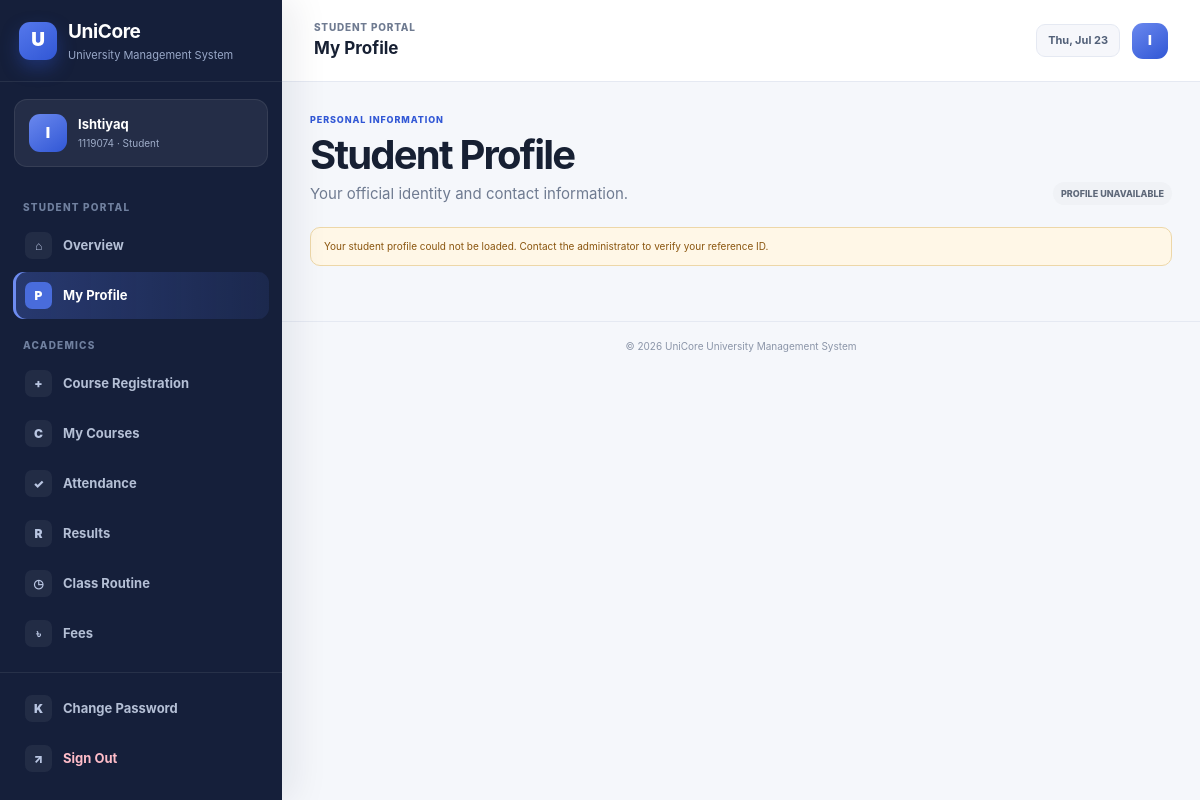
The app's page /student-portal/profile/ (signed in) with its own data.
### accounts/models.py (models this page shows, shortened)
class UserProfile(models.Model):
    ADMIN = "ADMIN"
    STUDENT = "STUDENT"
    TEACHER = "TEACHER"
    ROLE_CHOICES = [
        (ADMIN, "Administrator"),
        (STUDENT, "Student"),
        (TEACHER, "Teacher"),
    ]
    user = models.OneToOneField(
        settings.AUTH_USER_MODEL,
        on_delete=models.CASCADE,
        related_name="ums_profile",
    )
    role = models.CharField(max_length=10, choices=ROLE_CHOICES)
    reference_id = models.CharField(
        max_length=30,
        blank=True,
        help_text="Student ID from MySQL or Teacher ID from PostgreSQL.",
    )
    display_name = models.CharField(max_length=120, blank=True)
    created_at = models.DateTimeField(auto_now_add=True)
    updated_at = models.DateTimeField(auto_now=True)
    class Meta:
        ordering = ["role", "reference_id", "user__username"]
        constraints = [
            models.UniqueConstraint(
                fields=["role", "reference_id"],
                condition=~models.Q(reference_id=""),
                name="unique_role_reference_account",
            )
        ]

### accounts/views.py (the view)
# urls.py: path("student-portal/profile/", views.student_profile, name="student_profile"),
@student_required
def student_profile(request):
    profile, reference, student, database_online, display_name = _student_identity(request.user)
    return render(
        request,
        "accounts/student_profile.html",
        {
            "profile": profile,
            "student": student,
            "database_online": database_online,
            "display_name": display_name,
        },
    )

### accounts/context_processors.py (called while the page is built)
def role_context(request):
    return {
        "ums_role": get_user_role(request.user),
        "ums_profile": get_user_profile(request.user),
    }

### accounts/utils.py (called while the page is built)
def get_user_role(user):
    if not getattr(user, "is_authenticated", False):
        return None
    if user.is_superuser or user.is_staff:
        return UserProfile.ADMIN
    try:
        return user.ums_profile.role
    except UserProfile.DoesNotExist:
        return None

def get_user_profile(user):
    if not getattr(user, "is_authenticated", False):
        return None
    try:
        return user.ums_profile
    except UserProfile.DoesNotExist:
        return None

### accounts/views.py (called while the page is built)
def _student_identity(user):
    profile = get_user_profile(user)
    reference = profile.reference_id
    student = None
    database_online = True
    try:
        student = Student.objects.filter(student_id=reference).first()
        if student is None and str(reference).isdigit():
            student = Student.objects.filter(pk=int(reference)).first()
    except Exception:
        database_online = False
    display_name = student.name if student else (profile.display_name or user.username)
    return profile, reference, student, database_online, display_name

### accounts/templates/accounts/student_profile.html (shortened to what this page needs)
{% extends "base.html" %}
{% block header_title %}My Profile{% endblock %}
{% block content %}
<div class="page-header"><div><span class="eyebrow">Personal Information</span><h1>Student Profile</h1><p>Your official identity and contact information.</p></div><span class="status-pill {% if student.status == 'Active' %}success{% endif %}">{{ student.status|default:"Profile unavailable" }}</span></div>
{% if student %}
<div class="profile-layout">
  <section class="profile-card"><span class="profile-avatar-large">{{ student.name|first|upper }}</span><h2>{{ student.name }}</h2><p>{{ student.reference_code }}</p><span class="soft-badge">{{ student.dept }}</span></section>
  <section class="panel profile-details"><div class="detail-grid"><div><small>Student ID</small><strong>{{ student.reference_code }}</strong></div><div><small>Full Name</small><strong>{{ student.name }}</strong></div><div><small>Department</small><strong>{{ student.dept }}</strong></div><div><small>Current Semester</small><strong>{{ student.semester }}</strong></div><div><small>Gender</small><strong>{{ student.gender|default:"—" }}</strong></div><div><small>Age</small><strong>{{ student.age }}</strong></div><div><small>Email</small><strong>{{ student.email|default:"—" }}</strong></div><div><small>Phone</small><strong>{{ student.phone|default:"—" }}</strong></div><div><small>Admission Date</small><strong>{{ student.admission_date|default:"—" }}</strong></div><div><small>Account Username</small><strong>{{ user.username }}</strong></div><div class="span-2"><small>Address</small><strong>{{ student.address|default:"—" }}</strong></div></div></section>
</div>
{% else %}<div class="alert alert-warning">Your student profile could not be loaded. Contact the administrator to verify your reference ID.</div>{% endif %}
{% endblock %}

### templates/base.html (shortened to what this page needs)
{% load static %}
<!DOCTYPE html>
<html lang="en">
<head>
  <link rel="stylesheet" href="{% static 'ums/css/style.css' %}?v=20260722-ui2">
</head>
<body class="{% if user.is_authenticated %}app-body{% else %}public-body{% endif %}">
{% if user.is_authenticated %}
  {% with current=request.resolver_match.url_name %}
  <div class="app-layout">
    <aside class="sidebar" data-sidebar>
      <div class="sidebar-brand">
        <a href="{% url 'portal_redirect' %}" class="brand-link">
          <span class="brand-symbol">U</span>
          <span><strong>UniCore</strong><small>University Management System</small></span>
        </a>
      </div>
      <div class="sidebar-profile">
        <span class="profile-avatar">{{ ums_profile.display_name|default:user.username|first|upper }}</span>
        <div><strong>{{ ums_profile.display_name|default:user.username }}</strong><small>{% if ums_role == "ADMIN" %}Administrator{% elif ums_role == "STUDENT" %}{{ ums_profile.reference_id }} · Student{% else %}{{ ums_profile.reference_id }} · Teacher{% endif %}</small></div>
      </div>
      <nav class="sidebar-nav" aria-label="Main navigation">
        {% if ums_role == "ADMIN" %}
          <span class="nav-section-label">Overview</span>
          <a class="nav-item {% if current == 'home' %}active{% endif %}" href="{% url 'home' %}"><span class="nav-icon">⌂</span><span>Dashboard</span></a>
          <span class="nav-section-label">Management</span>
          <a class="nav-item {% if current == 'student_list' or current == 'add_student' or current == 'edit_student' %}active{% endif %}" href="{% url 'student_list' %}"><span class="nav-icon">S</span><span>Students</span></a>
          <a class="nav-item {% if current == 'teacher_list' or current == 'add_teacher' or current == 'edit_teacher' %}active{% endif %}" href="{% url 'teacher_list' %}"><span class="nav-icon">T</span><span>Teachers</span></a>
          <a class="nav-item {% if current == 'academic_dashboard' or current == 'department_list' or current == 'course_list' or current == 'enrollment_list' or current == 'assignment_list' or current == 'attendance_list' or current == 'result_list' or current == 'fee_list' or current == 'routine_list' or current == 'notice_list' %}active{% endif %}" href="{% url 'academic_dashboard' %}"><span class="nav-icon">A</span><span>Academic</span></a>
          <a class="nav-item {% if current == 'library_list' or current == 'issue_list' %}active{% endif %}" href="{% url 'library_list' %}"><span class="nav-icon">L</span><span>Library</span></a>
          <a class="nav-item {% if current == 'bus_card_list' or current == 'bus_card_review' %}active{% endif %}" href="{% url 'bus_card_list' %}"><span class="nav-icon">B</span><span>Bus Cards</span></a>
          <a class="nav-item {% if current == 'account_list' or current == 'account_create' %}active{% endif %}" href="{% url 'account_list' %}"><span class="nav-icon">U</span><span>User Accounts</span></a>
          {% if user.is_staff %}<a class="nav-item" href="{% url 'admin:index' %}"><span class="nav-icon">⚙</span><span>System Admin</span></a>{% endif %}
        {% elif ums_role == "STUDENT" %}
          <span class="nav-section-label">Student Portal</span>
          <a class="nav-item {% if current == 'student_portal' %}active{% endif %}" href="{% url 'student_portal' %}"><span class="nav-icon">⌂</span><span>Overview</span></a>
          <a class="nav-item {% if current == 'student_profile' %}active{% endif %}" href="{% url 'student_profile' %}"><span class="nav-icon">P</span><span>My Profile</span></a>
          <span class="nav-section-label">Academics</span>
          <a class="nav-item {% if current == 'student_course_registration' %}active{% endif %}" href="{% url 'student_course_registration' %}"><span class="nav-icon">+</span><span>Course Registration</span></a>
          <a class="nav-item {% if current == 'student_courses' %}active{% endif %}" href="{% url 'student_courses' %}"><span class="nav-icon">C</span><span>My Courses</span></a>
          <a class="nav-item {% if current == 'student_attendance_summary' %}active{% endif %}" href="{% url 'student_attendance_summary' %}"><span class="nav-icon">✓</span><span>Attendance</span></a>
          <a class="nav-item {% if current == 'student_results' %}active{% endif %}" href="{% url 'student_results' %}"><span class="nav-icon">R</span><span>Results</span></a>
          <a class="nav-item {% if current == 'student_routine' %}active{% endif %}" href="{% url 'student_routine' %}"><span class="nav-icon">◷</span><span>Class Routine</span></a>
          <a class="nav-item {% if current == 'student_fees' %}active{% endif %}" href="{% url 'student_fees' %}"><span class="nav-icon">৳</span><span>Fees</span></a>
        {% endif %}
      </nav>
      <div class="sidebar-footer">
        <a class="nav-item {% if current == 'change_password' %}active{% endif %}" href="{% url 'change_password' %}"><span class="nav-icon">K</span><span>Change Password</span></a>
        <form method="post" action="{% url 'logout' %}">{% csrf_token %}<button class="nav-item logout-item" type="submit"><span class="nav-icon">↗</span><span>Sign Out</span></button></form>
      </div>
    </aside>
    <div class="app-main">
      <header class="app-header">
        <div class="header-left">
          <div><span class="header-kicker">{% if ums_role == 'ADMIN' %}Administration{% elif ums_role == 'STUDENT' %}Student Portal{% else %}Faculty Portal{% endif %}</span><strong>{% block header_title %}University Management System{% endblock %}</strong></div>
        </div>
        <div class="header-actions"><span class="date-chip">{% now "D, M d" %}</span><span class="header-avatar">{{ ums_profile.display_name|default:user.username|first|upper }}</span></div>
      </header>
      <main class="app-content">
        {% block content %}{% endblock %}
      </main>
      <footer class="app-footer">© {% now "Y" %} UniCore University Management System</footer>
    </div>
  </div>
  {% endwith %}
{% endif %}
</body>
</html>

### records on screen
UserProfile: display_name|first "I", display_name "Ishtiyaq", reference_id "1119074"

### other values on screen
{{ student.status|default:"Profile unavailable" }} "PROFILE UNAVAILABLE"
